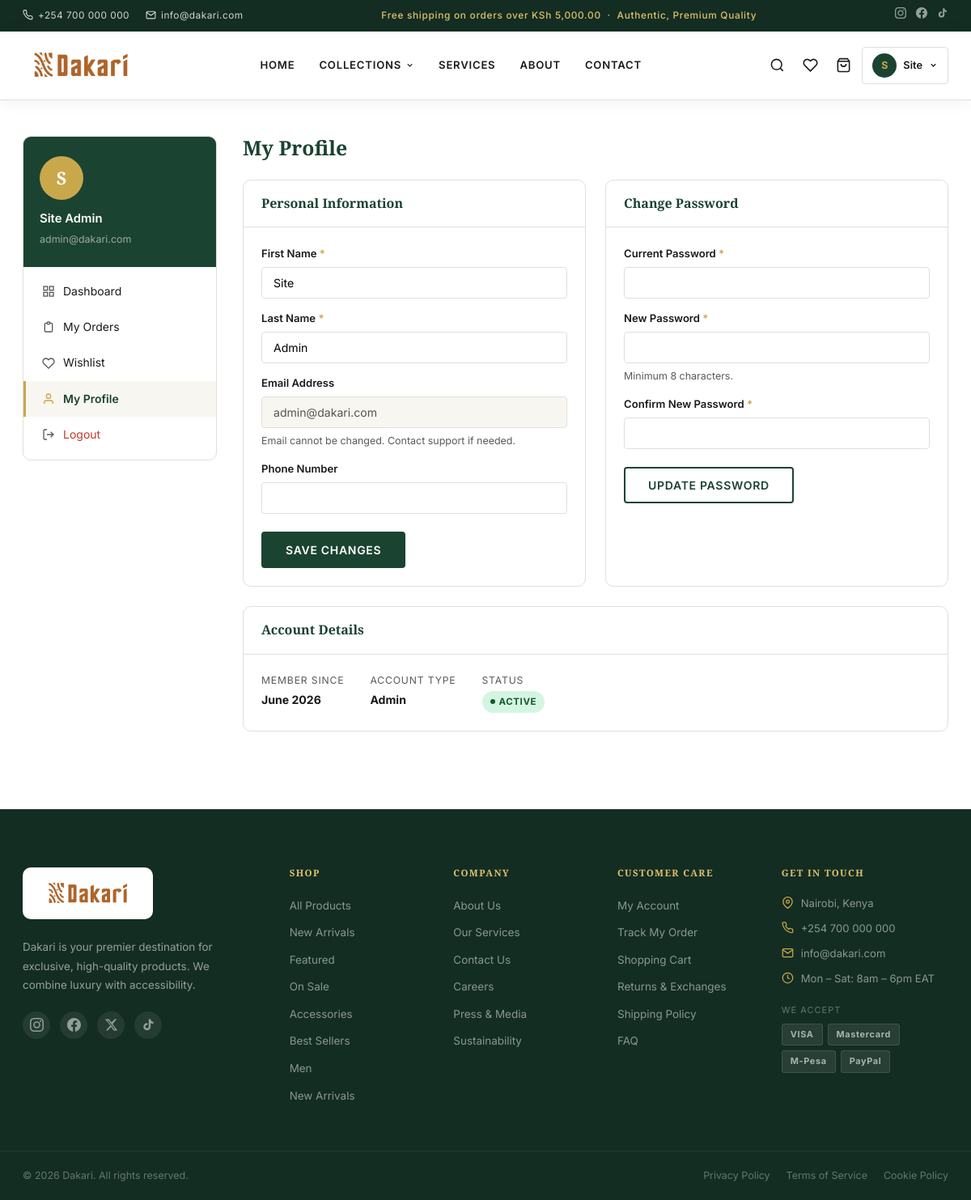
/client/profile.php (signed in), run on the app's committed database.
### tables this page shows
CREATE TABLE IF NOT EXISTS users (
    id          INT UNSIGNED AUTO_INCREMENT PRIMARY KEY,
    first_name  VARCHAR(80) NOT NULL,
    last_name   VARCHAR(80) NOT NULL,
    email       VARCHAR(180) NOT NULL UNIQUE,
    phone       VARCHAR(30),
    password    VARCHAR(255) NOT NULL,
    role        ENUM('admin','client') NOT NULL DEFAULT 'client',
    avatar      VARCHAR(255),
    is_active   TINYINT(1) NOT NULL DEFAULT 1,
    created_at  DATETIME NOT NULL DEFAULT CURRENT_TIMESTAMP,
    updated_at  DATETIME NOT NULL DEFAULT CURRENT_TIMESTAMP ON UPDATE CURRENT_TIMESTAMP
);

CREATE TABLE IF NOT EXISTS categories (
    id          INT UNSIGNED AUTO_INCREMENT PRIMARY KEY,
    name        VARCHAR(120) NOT NULL,
    slug        VARCHAR(140) NOT NULL UNIQUE,
    description TEXT,
    image       VARCHAR(255),
    parent_id   INT UNSIGNED DEFAULT NULL,
    sort_order  INT NOT NULL DEFAULT 0,
    is_active   TINYINT(1) NOT NULL DEFAULT 1,
    created_at  DATETIME NOT NULL DEFAULT CURRENT_TIMESTAMP
);

### client/profile.php (the view, shortened to what the rows shown need)
<?php
$extra_css     = '<link rel="stylesheet" href="' . BASE_URL . '/assets/css/client.css">';
$user          = current_user();
include __DIR__ . '/includes/client_header.php';
?>
<h1 class="client-page-title">My Profile</h1>
<div class="profile-grid">
    <div class="c-card">
        <div class="c-card__body">
            <form method="post">
                <div class="form-group" style="margin-bottom:14px">
                    <label class="form-label">First Name <span class="required">*</span></label>
                    <input type="text" name="first_name" class="form-control" value="<?= e($user['first_name']) ?>" required>
                </div>
                <div class="form-group" style="margin-bottom:14px">
                    <label class="form-label">Last Name <span class="required">*</span></label>
                    <input type="text" name="last_name" class="form-control" value="<?= e($user['last_name']) ?>" required>
                </div>
                <div class="form-group" style="margin-bottom:14px">
                    <label class="form-label">Email Address</label>
                    <input type="email" class="form-control" value="<?= e($user['email']) ?>" disabled style="background:var(--off-white);cursor:not-allowed">
                    <span class="form-hint">Email cannot be changed. Contact support if needed.</span>
                </div>
            </form>
        </div>
    </div>
</div>
<div class="c-card">
    <div class="c-card__body">
        <div style="display:flex;gap:32px;flex-wrap:wrap;font-size:.88rem">
            <div>
                <div style="color:var(--text-muted);font-size:.76rem;text-transform:uppercase;letter-spacing:.07em;margin-bottom:4px">Member Since</div>
                <strong><?= date('F Y', strtotime($user['created_at'] ?? 'now')) ?></strong>
            </div>
            <div>
                <div style="color:var(--text-muted);font-size:.76rem;text-transform:uppercase;letter-spacing:.07em;margin-bottom:4px">Account Type</div>
                <strong style="text-transform:capitalize"><?= e($user['role'] ?? 'Client') ?></strong>
            </div>
        </div>
    </div>
</div>
<?php include __DIR__ . '/includes/client_footer.php'; ?>

### client/includes/client_header.php (shortened to what the rows shown need)
<?php
include ROOT_PATH . '/includes/header.php';
?>
<div class="container">
    <div class="client-layout">
        <aside class="client-sidebar">
            <nav class="client-nav">
                <div class="client-nav__user">
                    <div class="client-nav__avatar"><?= strtoupper(substr($cur_user['first_name'] ?? 'U', 0, 1)) ?></div>
                    <p class="client-nav__name"><?= e($cur_user['first_name'] . ' ' . $cur_user['last_name']) ?></p>
                    <p class="client-nav__email"><?= e($cur_user['email']) ?></p>
                </div>
            </nav>
        </aside>
        <div class="client-content">

### includes/footer.php (shortened to what the rows shown need)
<?php
$categories = get_categories();
?>
<footer class="footer">
    <div class="footer__top">
        <div class="container footer__grid">
            <div class="footer__col">
                <ul class="footer__links">
                    <?php foreach (array_slice($categories, 0, 4) as $cat): ?>
                    <li><a href="<?= BASE_URL ?>/shop.php?category=<?= e($cat['slug']) ?>"><?= e($cat['name']) ?></a></li>
                    <?php endforeach; ?>
                </ul>
            </div>
        </div>
    </div>
</footer>
</body>
</html>

### data on the page
users: first_name "S", first_name+last_name "Site Admin", email "admin@dakari.com", first_name "Site", last_name "Admin", created_at "June 2026", role "Admin"
categories: name "Accessories"
categories: name "Best Sellers"
categories: name "Men"
categories: name "New Arrivals"

### other printed values
setting('site_phone', '+254 700 000 000') "+254 700 000 000"
setting('site_email', 'hello@dakari.com') "info@dakari.com"
money(5000) "KSh 5,000.00"
substr($_SESSION['user_name'] ?? 'U', 0, 1) "S"
$_SESSION['user_name'] "Site"
setting('site_address', 'Nairobi, Kenya') "Nairobi, Kenya"
$site_name "Dakari"
